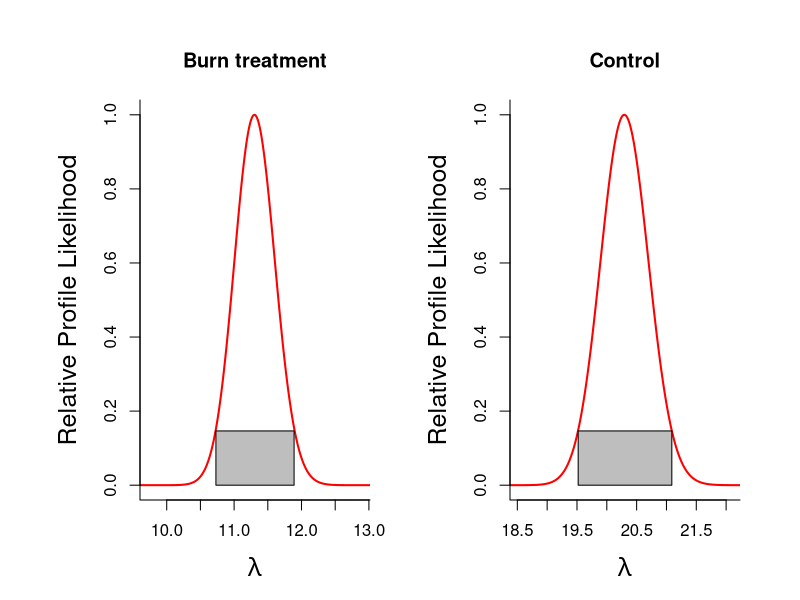

Source code (R): (Note: this script raises an error after producing the figure.)
# 23 October 2020—Simulating lambda—David Mason ####
library(tidyverse)
seeds <- read.csv("seed_trap.csv", header = T)
seeds_long <- pivot_longer(seeds, cols = 4:9,names_to = "SPECIES", 
													 values_to = "SEEDS")
species <- c("RUBUS", "PRSE2", "PIPA2", "SMILAX", "PHAM4", "PIEC2")

# Subset the data by species & treatment

burn <- seeds_long %>% 
filter(TREATMENT == "BURN", SPECIES == SPECIES)
control <- seeds_long %>% 
filter(TREATMENT == "CONTROL", SPECIES == SPECIES)

treatment <- function(burn,control ,plot.it=TRUE){

	# Computing Likelihood for Observed Data ####
	llh_poisson <- function(lambda, y){
		# log(likelihood) by summing 
		llh <- sum(dpois(y, lambda, log=TRUE))
  		return(llh)
	}

	lambdas <- seq(0,100, by=0.01)

	# compute log-likelihood for all lambda values
	burn_ll <- sapply(lambdas,function(x){llh_poisson(x,burn$SEEDS)})
	max.burn.ll <- max(burn_ll)
	burn.mle <- lambdas[burn_ll==max.burn.ll]
	burn.rel.l <- exp(burn_ll - max.burn.ll)
	burn.ci.cuttoff <- exp(-qchisq(p=0.95, df=1)/2)
	burn.cut.m.rell <- burn.ci.cuttoff - burn.rel.l
	burn.ci.indices <- which(burn.cut.m.rell<0, arr.ind=TRUE)
	burn.len.ciind <- length(burn.ci.indices)
	burn.left.CL <- lambdas[burn.ci.indices[1]]
	burn.right.CL <-lambdas[burn.ci.indices[burn.len.ciind]]
	n.burn <- length(burn$SEEDS)
	
	control_ll <- sapply(lambdas,function(x){llh_poisson(x,control$SEEDS)})
	max.control.ll <- max(control_ll)
	control.mle <- lambdas[control_ll==max.control.ll]
	control.rel.l <- exp(control_ll - max.control.ll)
	control.ci.cuttoff <- exp(-qchisq(p=0.95, df=1)/2)
	control.cut.m.rell <- control.ci.cuttoff - control.rel.l
	control.ci.indices <- which(control.cut.m.rell<0, arr.ind=TRUE)
	control.len.ciind <- length(control.ci.indices)
	control.left.CL <- lambdas[control.ci.indices[1]]
	control.right.CL <-lambdas[control.ci.indices[control.len.ciind]]
	n.control <- length(control$SEEDS)	

	#### Null model log-likelihood: no difference between burn and control?
	all.data  <- c(as.vector(burn$SEEDS), as.vector(control$SEEDS))
	null_ll <- sapply(lambdas,function(x){llh_poisson(x,all.data)})
	max.null.ll <- max(null_ll)
	null.mle <- lambdas[null_ll==max.null.ll]

	bic.sep.model <- -2*(max.burn.ll+max.control.ll) + 2*log(n.burn+n.control)
	bic.null.model <- -2*max.null.ll + 1*log(n.burn+n.control)
	if(bic.sep.model<bic.null.model){outcome <- 
		"Separate model is best"}else{outcome<- 
			"There's no difference between control and burn"}
	# Save the lambdas and log-likelihoods in a data frame
	burn_df <- data.frame(ll=burn_ll, lambda=lambdas)
	burn_df$TREATMENT <- c("BURN")
	control_df <- data.frame(ll=control_ll, lambda=lambdas)
	control_df$TREATMENT <- c("CONTROL")
	profile.ll <- rbind(burn_df, control_df)
	
	# Save the MLES and the confidence intervals	
	burn.cis <- c(burn.left.CL, burn.mle, burn.right.CL)
	ctl.cis  <- c(control.left.CL, control.mle, control.right.CL)
	out <- rbind(burn.cis, ctl.cis)	
	colnames(out) <- c("LCL", "MLE", "UPL")
	rownames(out) <- c("Burn treat.", "Control")
	
	
	
	if(plot.it==TRUE){
		
		burn.ci <- seq(from=burn.left.CL, to=burn.right.CL, by=0.01)
		ctl.ci <- seq(from=control.left.CL, to=control.right.CL, by=0.01)
		ci.height <- burn.ci.cuttoff
		
		xlims.burn <- c(burn.left.CL-1, burn.right.CL+1)
		xlims.ctl  <- c(control.left.CL-1, control.right.CL+1) 
		par(mfrow=c(1,2), oma=c(1,2,1,1), mar=c(4,5,4,2))		
		plot(lambdas, burn.rel.l, type="l", col="red", lwd=2, xlim=xlims.burn, xlab=expression(lambda), 
		ylab="Relative Profile Likelihood", cex.lab=1.5, bty="l", main="Burn treatment")
		polygon(x=c(burn.ci,rev(burn.ci)), y=c(rep(0,length(burn.ci)),rep(ci.height,length(burn.ci))), col="grey")
		plot(lambdas, control.rel.l, type="l", col="red", lwd=2, xlim=xlims.ctl,xlab=expression(lambda), 
		ylab="Relative Profile Likelihood", cex.lab=1.5, bty="l", main="Control")
		polygon(x=c(ctl.ci,rev(ctl.ci)), y=c(rep(0,length(ctl.ci)),rep(ci.height,length(ctl.ci))), col="grey")		
		
	}
	
	
	return(list(CIS.lambdas=out,bic.sep.model=bic.sep.model, bic.null.model=bic.null.model, outcome=outcome))
}

treatment(burn = burn, control = control, plot.it = TRUE)
trial.test <- treatment(SPECIES="RUBUS", burn=burn, control=control, plot.it=TRUE)

# Subset the data by species & site
site <- function(site_1,site_4, site_6, site_7, site_8,
								 site_16, site_17, plot.it=TRUE){
	# Computing Likelihood for Observed Data ####
	llh_poisson <- function(lambda, y){
  # log(likelihood) by summing 
  llh <- sum(dpois(y, lambda, log=TRUE))
  return(llh)
	}

	lambdas <- seq(0,600, by=1)

	# compute log-likelihood for all lambda values
	one_ll <- sapply(lambdas,function(x){llh_poisson(x,site_1$SEEDS)})
	max.one.ll <- max(one_ll)
	one.mle <- lambdas[one_ll==max.one.ll]
	one.rel.l <- exp(one_ll - max.one.ll)
	one.ci.cuttoff <- exp(-qchisq(p=0.95, df=1)/2)
	one.cut.m.rell <- one.ci.cuttoff - one.rel.l
	one.ci.indices <- which(one.cut.m.rell<0, arr.ind=TRUE)
	one.len.ciind <- length(one.ci.indices)
	one.left.CL <- lambdas[one.ci.indices[1]]
	one.right.CL <-lambdas[one.ci.indices[one.len.ciind]]
	
	four_ll <- sapply(lambdas,function(x){llh_poisson(x,site_4$SEEDS)})
	max.four.ll <- max(four_ll)
	four.mle <- lambdas[four_ll==max.four.ll]
	four.rel.l <- exp(four_ll - max.four.ll)
	four.ci.cuttoff <- exp(-qchisq(p=0.95, df=1)/2)
	four.cut.m.rell <- four.ci.cuttoff - four.rel.l
	four.ci.indices <- which(four.cut.m.rell<0, arr.ind=TRUE)
	four.len.ciind <- length(four.ci.indices)
	four.left.CL <- lambdas[four.ci.indices[1]]
	four.right.CL <-lambdas[four.ci.indices[four.len.ciind]]
	
	six_ll <- sapply(lambdas,function(x){llh_poisson(x,site_6$SEEDS)})
	max.six.ll <- max(six_ll)
	six.mle <- lambdas[six_ll==max.six.ll]
	six.rel.l <- exp(six_ll - max.six.ll)
	six.ci.cuttoff <- exp(-qchisq(p=0.95, df=1)/2)
	six.cut.m.rell <- six.ci.cuttoff - six.rel.l
	six.ci.indices <- which(six.cut.m.rell<0, arr.ind=TRUE)
	six.len.ciind <- length(six.ci.indices)
	six.left.CL <- lambdas[six.ci.indices[1]]
	six.right.CL <-lambdas[six.ci.indices[six.len.ciind]]
	
	seven_ll <- sapply(lambdas,function(x){llh_poisson(x,site_7$SEEDS)})
	max.seven.ll <- max(seven_ll)
	seven.mle <- lambdas[seven_ll==max.seven.ll]
	seven.rel.l <- exp(seven_ll - max.seven.ll)
	seven.ci.cuttoff <- exp(-qchisq(p=0.95, df=1)/2)
	seven.cut.m.rell <- seven.ci.cuttoff - seven.rel.l
	seven.ci.indices <- which(seven.cut.m.rell<0, arr.ind=TRUE)
	seven.len.ciind <- length(seven.ci.indices)
	seven.left.CL <- lambdas[seven.ci.indices[1]]
	seven.right.CL <-lambdas[seven.ci.indices[seven.len.ciind]]
	
	eight_ll <- sapply(lambdas,function(x){llh_poisson(x,site_8$SEEDS)})
	max.eight.ll <- max(eight_ll)
	eight.mle <- lambdas[eight_ll==max.eight.ll]
	eight.rel.l <- exp(eight_ll - max.eight.ll)
	eight.ci.cuttoff <- exp(-qchisq(p=0.95, df=1)/2)
	eight.cut.m.rell <- eight.ci.cuttoff - eight.rel.l
	eight.ci.indices <- which(eight.cut.m.rell<0, arr.ind=TRUE)
	eight.len.ciind <- length(eight.ci.indices)
	eight.left.CL <- lambdas[eight.ci.indices[1]]
	eight.right.CL <-lambdas[eight.ci.indices[eight.len.ciind]]
	
	sixteen_ll <- sapply(lambdas,function(x){llh_poisson(x,site_16$SEEDS)})
	max.sixteen.ll <- max(sixteen_ll)
	sixteen.mle <- lambdas[sixteen_ll==max.sixteen.ll]
	sixteen.rel.l <- exp(sixteen_ll - max.sixteen.ll)
	sixteen.ci.cuttoff <- exp(-qchisq(p=0.95, df=1)/2)
	sixteen.cut.m.rell <- sixteen.ci.cuttoff - sixteen.rel.l
	sixteen.ci.indices <- which(sixteen.cut.m.rell<0, arr.ind=TRUE)
	sixteen.len.ciind <- length(sixteen.ci.indices)
	sixteen.left.CL <- lambdas[sixteen.ci.indices[1]]
	sixteen.right.CL <-lambdas[sixteen.ci.indices[sixteen.len.ciind]]
	
	seventeen_ll <- sapply(lambdas,function(x){llh_poisson(x,site_17$SEEDS)})
	max.seventeen.ll <- max(seventeen_ll)
	seventeen.mle <- lambdas[seventeen_ll==max.seventeen.ll]
	seventeen.rel.l <- exp(seventeen_ll - max.seventeen.ll)
	seventeen.ci.cuttoff <- exp(-qchisq(p=0.95, df=1)/2)
	seventeen.cut.m.rell <- seventeen.ci.cuttoff - seventeen.rel.l
	seventeen.ci.indices <- which(seventeen.cut.m.rell<0, arr.ind=TRUE)
	seventeen.len.ciind <- length(seventeen.ci.indices)
	seventeen.left.CL <- lambdas[seventeen.ci.indices[1]]
	seventeen.right.CL <-lambdas[seventeen.ci.indices[seventeen.len.ciind]]

	# save the lambdas and log-likelihoods in a data frame
	one_df <- data.frame(ll=one_ll, lambda=lambdas)
	one_df$SITE <- c("1")
	four_df <- data.frame(ll=four_ll, lambda=lambdas)
	four_df$SITE <- c("4")
	six_df <- data.frame(ll=six_ll, lambda=lambdas)
	six_df$SITE <- c("6")
	seven_df <- data.frame(ll=seven_ll, lambda=lambdas)
	seven_df$SITE <- c("7")
	eight_df <- data.frame(ll=eight_ll, lambda=lambdas)
	eight_df$SITE <- c("8")
	sixteen_df <- data.frame(ll=sixteen_ll, lambda=lambdas)
	sixteen_df$SITE <- c("16")
	seventeen_df <- data.frame(ll=seventeen_ll, lambda=lambdas)
	seventeen_df$SITE <- c("17")

site <- rbind(one_df, four_df, six_df,
										seven_df, eight_df, sixteen_df, seventeen_df)
return(site)
}
